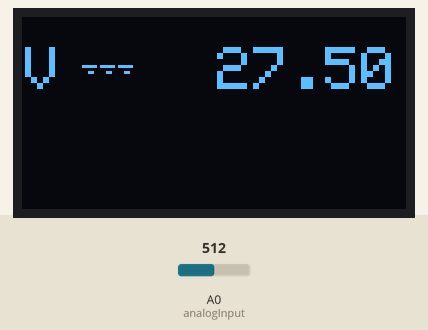
The sketch below on a simulated Arduino Uno, built with avr-gcc and run on an emulated ATmega328P. Shown: 128×64 one-colour display. The test bench sets the inputs (shaded band); at power-on: A0 (analogInput) = 512. What the sketch prints to the serial monitor is not drawn.

Above: at 1.6 s.
1.7 s: A0 (analogInput) set to 716
At 3.4 s:
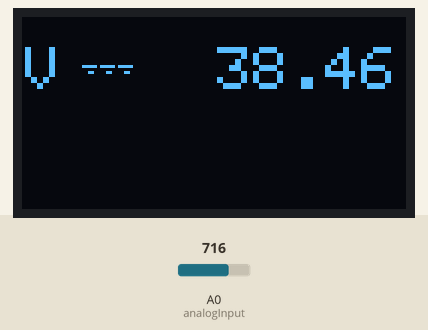
4.6 s: A0 (analogInput) set to 900
At 6.6 s:
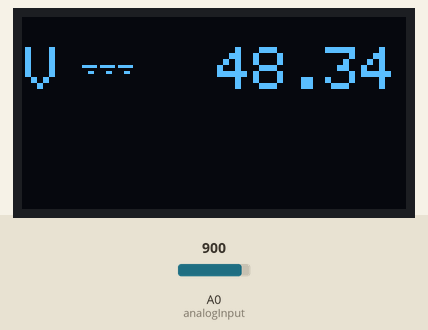
7.7 s: A0 (analogInput) set to 1023
At 9.7 s:
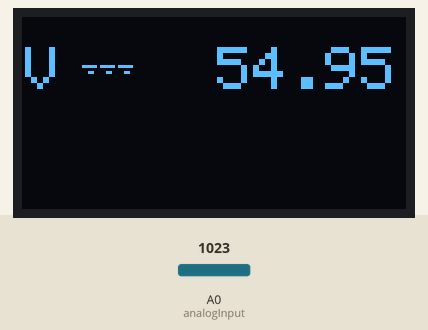
Timing chart, 0 to 11.2 s (numbered marks = the images above; inputs shaded):
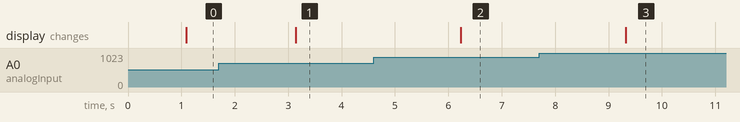

Measured:
- after the input at 1.7 s, the display: changes after 1.4 s (image 1)
- after the input at 4.6 s, the display: changes after 1.6 s (image 2)
- after the input at 7.7 s, the display: changes after 1.6 s (image 3)

The sketch:

Code.ino
```cpp
#include <SPI.h>

#include <Adafruit_SSD1306.h>

#define OLED_RESET 4

Adafruit_SSD1306 display(OLED_RESET);

int analogInput = 0;

float vout = 0.0;

float vin = 0.0;

float R1 = 100000.0; // resistance of R1 (100K)

float R2 = 10000.0; // resistance of R2 (10K)

int value = 0;

void setup(){

   Serial.begin(19200);

   display.begin(SSD1306_SWITCHCAPVCC, 0x3C);

   display.clearDisplay();

   display.display();

}

void loop(){

   // read the value at analog input

   value = analogRead(analogInput);

   vout = (value * 5.0) / 1024.0;

   vin = vout / (R2/(R1+R2));

   if (vin<0.09) {

   vin=0.0;

}

 Serial.println(vin);

  display.setTextSize(2);

  display.setTextColor(WHITE, BLACK);

  display.setCursor(65,10);

  display.println(vin);

  delay(1000);


  display.setTextSize(2);

  display.setCursor(1,10);

  display.print("V");


  display.setTextSize(1);

  display.setCursor(20,12);

  display.print("...");

  display.setCursor(20,10);

  display.print("___");

  display.display();

}
```
